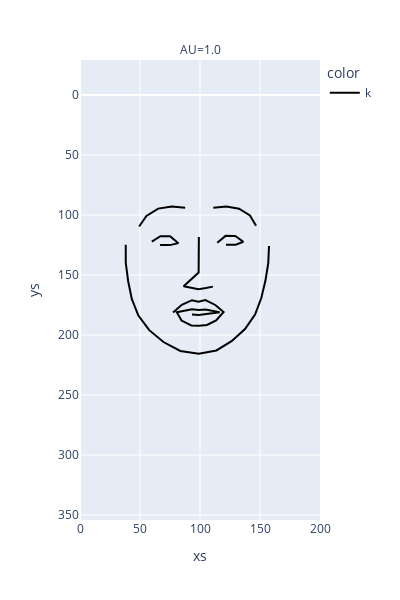

The cell this chart's notebook holds for it:
### Code cell
"""
x: xcoords
y: ycoords
animation_frame: intensity
animation_group: AU
facet_col="AU"
"""

import plotly.express as px
import plotly.graph_objects as go

_df = df.query("AU == '1' and intensity==5")

idxs = [17, 24, 29, 39, 46, 53]
for idx in idxs:
    df1 = _df.iloc[:idx]
    df1.loc[-1] = [np.nan, np.nan, np.nan, 5.0, 1.0, "k"]
    df2 = _df.iloc[idx:]
    df2.index = df2.index+1
    _df = pd.concat([df1.reset_index(drop=True), df2])

fig = px.line(_df, x="xs", y="ys", animation_frame="intensity", color="color", color_discrete_map={"k":"black"},
                 hover_name="coord_id", facet_col="AU", facet_col_wrap=4,
                 range_x=[0,200], range_y=[250, 75],
                 width=400, height=600
                )

fig.update_traces(connectgaps=False)

fig.update_yaxes(
    scaleanchor = "x",
    scaleratio = 1,
  )
fig.show()

### Figure 1 — Plotly figure (JSON) as saved in the notebook; plotly's stock layout.template omitted (floating-point values rounded to 4 significant figures; data arrays with more than 128 entries replaced by an {"elided": "..."} marker saying what was removed)
{"data": [{"connectgaps": false, "hovertemplate": "<b>%{hovertext}</b><br><br>color=k<br>intensity=5.0<br>AU=1.0<br>xs=%{x}<br>ys=%{y}<extra></extra>", "hovertext": {"elided": "174 int values"}, "legendgroup": "k", "line": {"color": "black", "dash": "solid"}, "mode": "lines", "name": "k", "orientation": "v", "showlegend": true, "type": "scatter", "x": {"elided": "174 float values"}, "xaxis": "x", "y": {"elided": "174 float values"}, "yaxis": "y"}], "layout": {"annotations": [{"font": {}, "showarrow": false, "text": "AU=1.0", "x": 0.5, "xanchor": "center", "xref": "paper", "y": 1, "yanchor": "bottom", "yref": "paper"}], "height": 600, "legend": {"title": {"text": "color"}, "tracegroupgap": 0}, "margin": {"t": 60}, "width": 400, "xaxis": {"anchor": "y", "domain": [0, 1], "range": [0, 200], "title": {"text": "xs"}}, "yaxis": {"anchor": "x", "domain": [0, 1], "range": [250, 75], "scaleanchor": "x", "scaleratio": 1, "title": {"text": "ys"}}}}
